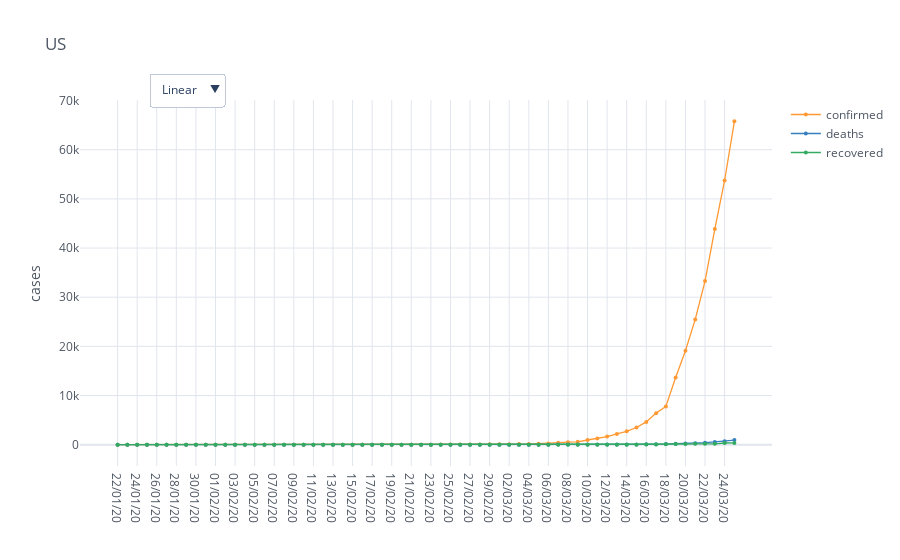

Notebook cell for this chart:
### Code cell
%load_ext autoreload
%autoreload 2
import numpy as np
import pandas as pd
import cufflinks as cf
import plotly.graph_objs as go
import mytools.regression as reg
import mytools.date as dt
import mytools.plot as mp
import mytools.dataio as io
import matplotlib.pyplot as plt

cf.go_offline()
cf.set_config_file(offline=False, world_readable=True)

country = 'US'

overall_stats = io.world_load_stats_country(country)

fig = mp.iplot_comparative_plot(overall_stats, title=country, size=4, yTitle='cases', mode='lines+markers', asFigure=True)
fig.show()

### Figure 1 — Plotly figure (JSON) as saved in the notebook; plotly's stock layout.template omitted (floating-point values rounded to 4 significant figures)
{"data": [{"line": {"color": "rgba(255, 153, 51, 1.0)", "dash": "solid", "shape": "linear", "width": 1.3}, "marker": {"size": 4, "symbol": "circle"}, "mode": "lines+markers", "name": "confirmed", "text": "", "type": "scatter", "x": ["22/01/20", "23/01/20", "24/01/20", "25/01/20", "26/01/20", "27/01/20", "28/01/20", "29/01/20", "30/01/20", "31/01/20", "01/02/20", "02/02/20", "03/02/20", "04/02/20", "05/02/20", "06/02/20", "07/02/20", "08/02/20", "09/02/20", "10/02/20", "11/02/20", "12/02/20", "13/02/20", "14/02/20", "15/02/20", "16/02/20", "17/02/20", "18/02/20", "19/02/20", "20/02/20", "21/02/20", "22/02/20", "23/02/20", "24/02/20", "25/02/20", "26/02/20", "27/02/20", "28/02/20", "29/02/20", "01/03/20", "02/03/20", "03/03/20", "04/03/20", "05/03/20", "06/03/20", "07/03/20", "08/03/20", "09/03/20", "10/03/20", "11/03/20", "12/03/20", "13/03/20", "14/03/20", "15/03/20", "16/03/20", "17/03/20", "18/03/20", "19/03/20", "20/03/20", "21/03/20", "22/03/20", "23/03/20", "24/03/20", "25/03/20"], "y": [1, 1, 2, 2, 5, 5, 5, 5, 5, 7, 8, 8, 11, 11, 11, 11, 11, 11, 11, 11, 12, 12, 13, 13, 13, 13, 13, 13, 13, 13, 15, 15, 15, 51, 51, 57, 58, 60, 68, 74, 98, 118, 149, 217, 262, 402, 518, 583, 959, 1281, 1663, 2179, 2727, 3499, 4632, 6421, 7783, 13677, 19100, 25489, 33276, 43847, 53740, 65778]}, {"line": {"color": "rgba(55, 128, 191, 1.0)", "dash": "solid", "shape": "linear", "width": 1.3}, "marker": {"size": 4, "symbol": "circle"}, "mode": "lines+markers", "name": "deaths", "text": "", "type": "scatter", "x": ["22/01/20", "23/01/20", "24/01/20", "25/01/20", "26/01/20", "27/01/20", "28/01/20", "29/01/20", "30/01/20", "31/01/20", "01/02/20", "02/02/20", "03/02/20", "04/02/20", "05/02/20", "06/02/20", "07/02/20", "08/02/20", "09/02/20", "10/02/20", "11/02/20", "12/02/20", "13/02/20", "14/02/20", "15/02/20", "16/02/20", "17/02/20", "18/02/20", "19/02/20", "20/02/20", "21/02/20", "22/02/20", "23/02/20", "24/02/20", "25/02/20", "26/02/20", "27/02/20", "28/02/20", "29/02/20", "01/03/20", "02/03/20", "03/03/20", "04/03/20", "05/03/20", "06/03/20", "07/03/20", "08/03/20", "09/03/20", "10/03/20", "11/03/20", "12/03/20", "13/03/20", "14/03/20", "15/03/20", "16/03/20", "17/03/20", "18/03/20", "19/03/20", "20/03/20", "21/03/20", "22/03/20", "23/03/20", "24/03/20", "25/03/20"], "y": [0, 0, 0, 0, 0, 0, 0, 0, 0, 0, 0, 0, 0, 0, 0, 0, 0, 0, 0, 0, 0, 0, 0, 0, 0, 0, 0, 0, 0, 0, 0, 0, 0, 0, 0, 0, 0, 0, 1, 1, 6, 7, 11, 12, 14, 17, 21, 22, 28, 36, 40, 47, 54, 63, 85, 108, 118, 200, 244, 307, 417, 557, 706, 942]}, {"line": {"color": "rgba(50, 171, 96, 1.0)", "dash": "solid", "shape": "linear", "width": 1.3}, "marker": {"size": 4, "symbol": "circle"}, "mode": "lines+markers", "name": "recovered", "text": "", "type": "scatter", "x": ["22/01/20", "23/01/20", "24/01/20", "25/01/20", "26/01/20", "27/01/20", "28/01/20", "29/01/20", "30/01/20", "31/01/20", "01/02/20", "02/02/20", "03/02/20", "04/02/20", "05/02/20", "06/02/20", "07/02/20", "08/02/20", "09/02/20", "10/02/20", "11/02/20", "12/02/20", "13/02/20", "14/02/20", "15/02/20", "16/02/20", "17/02/20", "18/02/20", "19/02/20", "20/02/20", "21/02/20", "22/02/20", "23/02/20", "24/02/20", "25/02/20", "26/02/20", "27/02/20", "28/02/20", "29/02/20", "01/03/20", "02/03/20", "03/03/20", "04/03/20", "05/03/20", "06/03/20", "07/03/20", "08/03/20", "09/03/20", "10/03/20", "11/03/20", "12/03/20", "13/03/20", "14/03/20", "15/03/20", "16/03/20", "17/03/20", "18/03/20", "19/03/20", "20/03/20", "21/03/20", "22/03/20", "23/03/20", "24/03/20", "25/03/20"], "y": [0, 0, 0, 0, 0, 0, 0, 0, 0, 0, 0, 0, 0, 0, 0, 0, 0, 0, 3, 3, 3, 3, 3, 3, 3, 3, 3, 3, 3, 3, 5, 5, 5, 5, 6, 6, 6, 7, 7, 7, 7, 7, 7, 7, 7, 7, 7, 7, 8, 8, 12, 12, 12, 12, 17, 17, 105, 121, 147, 176, 178, 178, 348, 361]}], "layout": {"legend": {"bgcolor": "#FFFFFF", "font": {"color": "#4D5663"}}, "paper_bgcolor": "#FFFFFF", "plot_bgcolor": "#FFFFFF", "title": {"font": {"color": "#4D5663"}, "text": "US"}, "updatemenus": [{"buttons": [{"args": [{"yaxis.type": "linear"}], "label": "Linear", "method": "relayout"}, {"args": [{"yaxis.type": "log"}], "label": "Log", "method": "relayout"}], "direction": "down", "pad": {"r": 10, "t": 10}, "showactive": true, "x": 0.1, "xanchor": "left", "y": 1.1, "yanchor": "top"}], "xaxis": {"gridcolor": "#E1E5ED", "showgrid": true, "tickfont": {"color": "#4D5663"}, "title": {"font": {"color": "#4D5663"}, "text": ""}, "zerolinecolor": "#E1E5ED"}, "yaxis": {"gridcolor": "#E1E5ED", "showgrid": true, "tickfont": {"color": "#4D5663"}, "title": {"font": {"color": "#4D5663"}, "text": "cases"}, "zerolinecolor": "#E1E5ED"}}}
